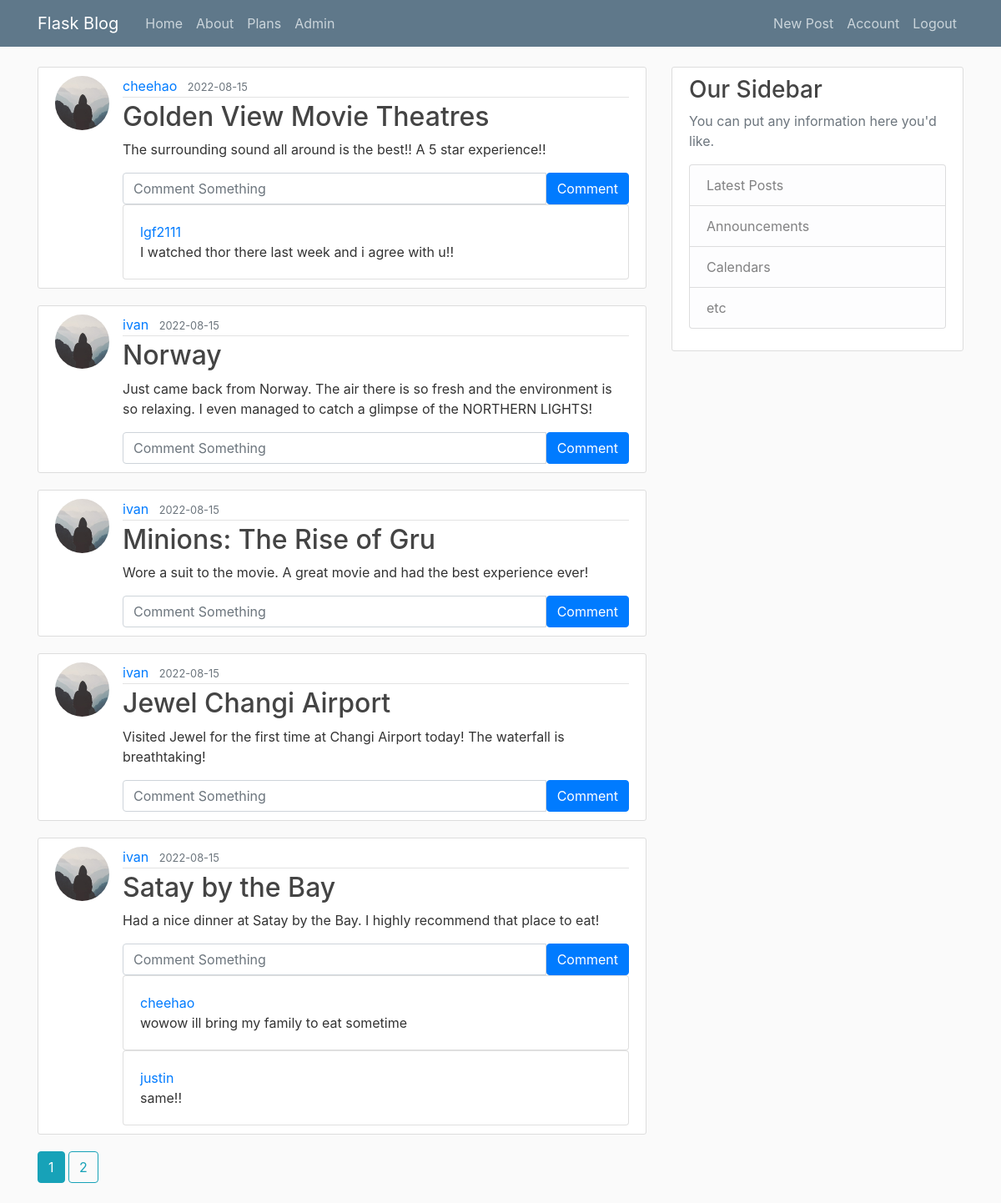
The app's page /home (signed in) with its own data.
### flaskblog/models.py (models this page shows, shortened)
class Post(db.Model):
    id = db.Column(db.Integer, primary_key=True)
    title = db.Column(db.String(100), nullable=False)
    date_posted = db.Column(db.DateTime, nullable=False, default=datetime.utcnow)
    content = db.Column(db.Text, nullable=False)
    user_id = db.Column(db.Integer, db.ForeignKey('user.id'), nullable=False)
    comments = db.relationship('Comment', lazy=True)

class User(db.Model, UserMixin):
    id = db.Column(db.Integer, primary_key=True)
    username = db.Column(db.String(20), unique=True, nullable=False)
    is_premium = db.Column(db.Boolean, nullable=False, default=False)
    role_id = db.Column(db.Integer, db.ForeignKey('role.id'), nullable=False, default=1)
    email = db.Column(db.String(120), unique=True, nullable=False)
    image_file = db.Column(db.String(20), nullable=False, default='default.jpg')
    encrypted_password = db.Column(db.Text, nullable=False)
    nonce = db.Column(db.Text, nullable=False)
    tag = db.Column(db.Text, nullable=False)
    login_attempt = db.Column(db.Integer, nullable=False, default=0)
    posts = db.relationship('Post', backref='author', lazy=True)
    mfa = db.Column(db.Boolean, default=False, nullable=False)
    comments = db.relationship('Comment', backref='user', lazy=True)
    logout_time = db.Column(db.DateTime)

class Comment(db.Model):
    id = db.Column(db.Integer, primary_key=True)
    text = db.Column(db.String(200), nullable=False)
    date_posted = db.Column(db.DateTime, nullable=False, default=datetime.utcnow)
    post_id = db.Column(db.Integer, db.ForeignKey('post.id'), nullable=False)
    user_id = db.Column(db.Integer, db.ForeignKey('user.id'), nullable=False)

### flaskblog/main/routes.py (the view)
@main.route("/")
@main.route("/home")
@csp_header({'script-src':"'self'"})
def home():
    page = request.args.get('page', 1, type=int)
    posts = Post.query.order_by(Post.date_posted.desc()).paginate(page=page, per_page=5)
    return render_template('main/home.html', posts=posts)

### flaskblog/main/routes.py (called while the page is built)
@main.after_request
def add_security_headers(resp):
    resp.headers['Content-Security-Policy']="script-src 'self'; script-src-elem https://checkout.stripe.com/checkout.js"
    return resp

### flaskblog/models.py (called while the page is built)
@login_manager.user_loader
def load_user(user_id):
    return User.query.get(int(user_id))

### run.py (called while the page is built)
@app.before_request
def before_request():
    if current_user.is_active:
        if current_user.logout_time == None:
            flash('Your session has ended.', 'info')
            logout_user()
        elif datetime.now() >= current_user.logout_time:
            current_user.logout_time = None
            db.session.commit()
            flash('Your session is invalid.', 'info')
            logout_user()
            flash('This session has ended', 'danger')
    session.permanent = True
    app.permanent_session_lifetime = timedelta(minutes=10)
    session.modified = True
    g.user = current_user

### flaskblog/templates/main/home.html
{% extends "layout.html" %}
{% block content %}
    {% for post in posts.items %}
        <article class="media content-section">
          <img class="rounded-circle article-img" src="{{ url_for('static', filename='profile_pics/' + post.author.image_file) }}">
          <div class="media-body">
            <div class="article-metadata">
              <a class="mr-2" href="{{ url_for('users.user_posts', username=post.author.username) }}">{{ post.author.username }}</a>
              <small class="text-muted">{{ post.date_posted.strftime('%Y-%m-%d') }}</small>
            </div>
            <h2><a class="article-title" href="{{ url_for('posts.post', post_id=post.id) }}">{{ post.title }}</a></h2>
            <p class="article-content">{{ post.content }}</p>
            <div class="">
              <form class="input-group md-3" method="POST" action="{{ url_for('posts.new_comment', post_id=post.id) }}">
                <input type="text" id="text" name="text" class="form-control" placeholder="Comment Something"/>
                <button type="submit" class="btn btn-primary">Comment</button>
              </form>
              {% for comment in post.comments %}
                <div class="card">
                  <div class="card-body">
                    <a class="card-title" href="{{ url_for('users.user_posts', username=comment.user.username) }}">{{ comment.user.username }}</a>
                    <p class="card-text">{{ comment.text }}</p>
                  </div>
                </div>
              {% endfor %}
            </div>
          </div>
        </article>
    {% endfor %}
    {% for page_num in posts.iter_pages(left_edge=1, right_edge=1, left_current=1, right_current=2) %}
      {% if page_num %}
        {% if posts.page == page_num %}
          <a class="btn btn-info mb-4" href="{{ url_for('main.home', page=page_num) }}">{{ page_num }}</a>
        {% else %}
          <a class="btn btn-outline-info mb-4" href="{{ url_for('main.home', page=page_num) }}">{{ page_num }}</a>
        {% endif %}
      {% else %}
        ...
      {% endif %}
    {% endfor %}
{% endblock content %}

### flaskblog/static/main.css (style rules this page uses)
body { background: #fafafa; color: #333333; margin-top: 5rem; }
h1, h2, h3, h4, h5, h6 { color: #444444; }
.content-section { background: #ffffff; padding: 10px 20px; border: 1px solid #dddddd; border-radius: 3px; margin-bottom: 20px; }
.article-title { color: #444444; }
.article-content { white-space: pre-line; }
.article-img { height: 65px; width: 65px; margin-right: 16px; }
.article-metadata { padding-bottom: 1px; margin-bottom: 4px; border-bottom: 1px solid #e3e3e3 }

### records on screen
Post: image_file (placeholder picture), author.username "cheehao", date_posted "2022-08-15", title "Golden View Movie Theatres", content "The surrounding sound all around is the best!! A 5 star experience!!"
Comment: user.username "lgf2111", text "I watched thor there last week and i agree with u!!"
Post: image_file (placeholder picture), author.username "ivan", date_posted "2022-08-15", title "Norway", content "Just came back from Norway. The air there is so fresh and the environment is so relaxing. I even managed to catch a glimpse of the NORTHERN LIGHTS!"
Post: image_file (placeholder picture), author.username "ivan", date_posted "2022-08-15", title "Minions: The Rise of Gru", content "Wore a suit to the movie. A great movie and had the best experience ever!"
Post: image_file (placeholder picture), author.username "ivan", date_posted "2022-08-15", title "Jewel Changi Airport", content "Visited Jewel for the first time at Changi Airport today! The waterfall is breathtaking!"
Post: image_file (placeholder picture), author.username "ivan", date_posted "2022-08-15", title "Satay by the Bay", content "Had a nice dinner at Satay by the Bay. I highly recommend that place to eat!"
Comment: user.username "cheehao", text "wowow ill bring my family to eat sometime"
Comment: user.username "justin", text "same!!"

### other values on screen
{{ page_num }} "1"
{{ page_num }} "2"
